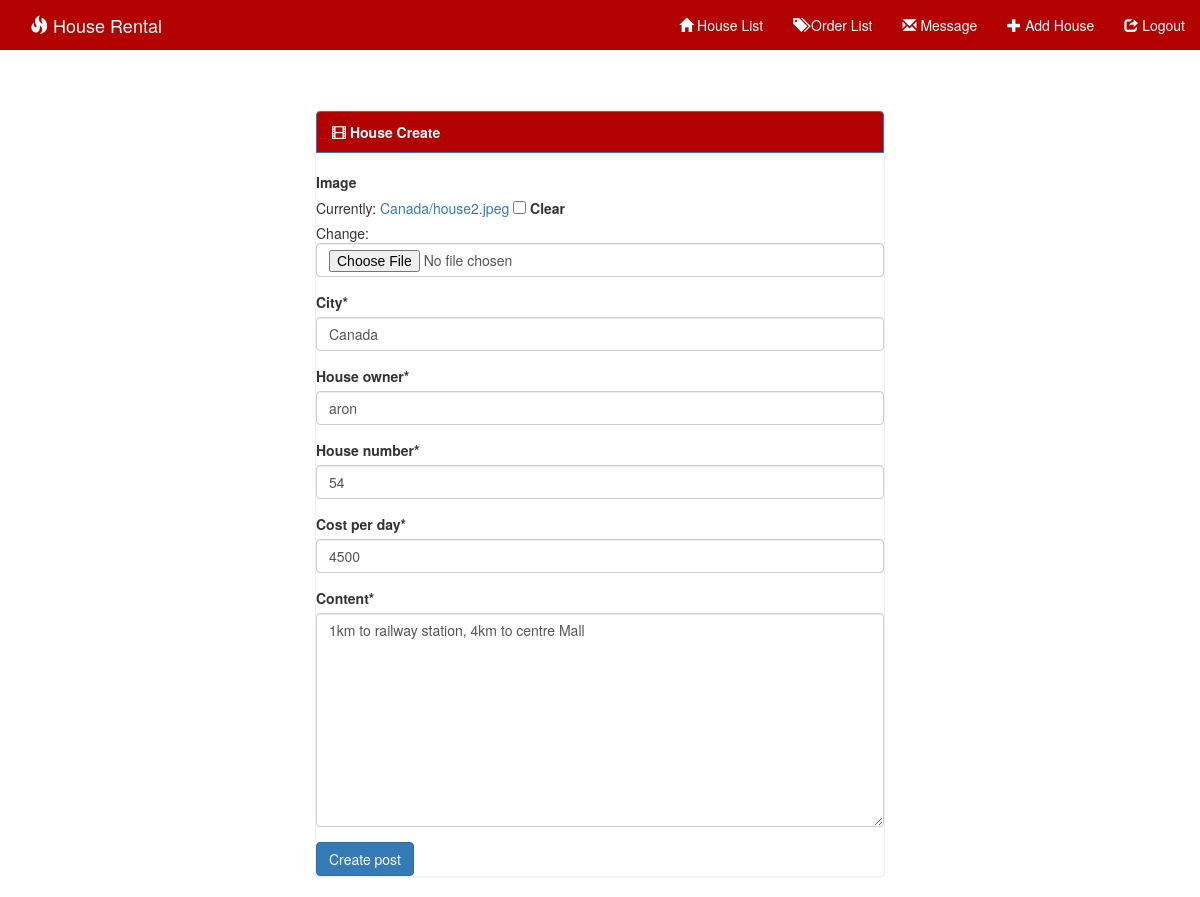
Page /4/edit/ on the committed database.
### system/models.py (models this page shows, shortened)
class House(models.Model):
    image = models.ImageField(upload_to=uploaded_location,null=True, blank=True, width_field="width_field", height_field="height_field")
    height_field = models.IntegerField(default=0)
    width_field = models.IntegerField(default=0)
    city = models.CharField(max_length=100)
    house_owner = models.CharField(max_length=100)
    house_number = models.IntegerField()
    cost_per_day = models.CharField(max_length=50)
    content = models.TextField()
    like = models.IntegerField(default=0)

### system/views.py (the view)
# urls.py: re_path(r'^(?P<id>\d+)/edit/$', views.house_update, name='house_edit'),
def house_update(request, id=None):
    detail = get_object_or_404(House, id=id)
    form = HouseForm(request.POST or None, instance=detail)
    if form.is_valid():
        instance = form.save(commit=False)
        instance.save()
        return HttpResponseRedirect(instance.get_absolute_url())
    context = {
        "form": form,
        "title": "Update House"
    }
    return render(request, 'house_create.html', context)

### system/forms.py
class HouseForm(forms.ModelForm):
    helper = FormHelper()
    helper.form_show_labels = False
    class Meta:
        model = House
        fields = [
            "image",
            "city",
            "house_owner",
            "house_number",
            "cost_per_day",
            "content",
        ]

### templates/house_create.html (shortened to what this page needs)
{% extends 'base.html' %}
{% load crispy_forms_tags %}
{% block nav %}
    <div class="collapse navbar-collapse" id="myNavbar">
      <ul class="nav navbar-nav navbar-right">
        <li><a href="{% url 'adminIndex' %}"><span class="glyphicon glyphicon-home"></span> House List</a></li>
        <li><a href="{% url 'order_list' %}"><span class="glyphicon glyphicon-tags"></span> Order List</a></li>
        <li><a href="{% url 'message' %}"><span class="glyphicon glyphicon-envelope"></span> Message</a></li>
         <li><a href="{% url 'house_create' %}"><span class="glyphicon glyphicon-plus"></span> Add House</a></li>
        <li><a href="{% url 'logout' %}"><span class="glyphicon glyphicon-share"></span> Logout</a></li>
      </ul>
    </div>
{% endblock %}
{% block body %}
<div class ='col-sm-6 col-sm-offset-3'>
    <div class="panel panel-primary">
<div class="list-group-item active">
    <strong><span class="glyphicon glyphicon-film"></span> House Create</strong>
  </div><br>
<form method="POST" action="" enctype="multipart/form-data">{% csrf_token %}
      {{form|crispy}}
    <input type="submit" class='btn btn-primary' value="Create post">
</form>
        </div>
</div>
{% endblock %}

### static/css/style.css (style rules this page uses)
body { background:url('../images/'); }
.navbar li a, .navbar .navbar-brand { color: #fff !important; }
.panel { margin-top:25px; }
.panel-primary { border-color: #f1f1f1 !important; }
.list-group-item.active, .list-group-item.active:focus, .list-group-item.active:hover { background-color: #b30000 !important; }

### rows in the picture
House: city "Canada", house_owner "aron", house_number "54", cost_per_day "4500", content "1km to railway station, 4km to centre Mall"
